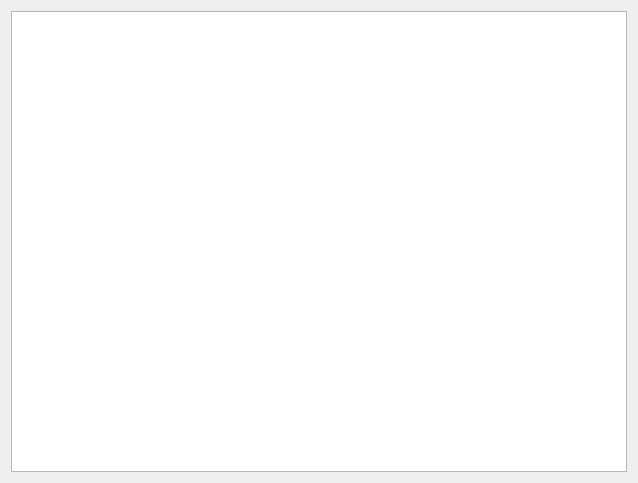
<?xml version="1.0" encoding="UTF-8"?>
<ui version="4.0">
 <class>Widget</class>
 <widget class="QWidget" name="Widget">
  <property name="geometry">
   <rect>
    <x>0</x>
    <y>0</y>
    <width>638</width>
    <height>483</height>
   </rect>
  </property>
  <property name="windowTitle">
   <string>Widget</string>
  </property>
  <layout class="QHBoxLayout" name="horizontalLayout">
   <item>
    <widget class="QTableWidget" name="tableWidget"/>
   </item>
  </layout>
 </widget>
 <layoutdefault spacing="6" margin="11"/>
 <resources/>
 <connections/>
</ui>
